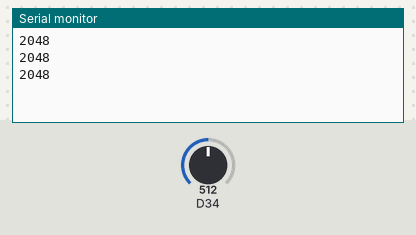
Bench run of a sketch on a simulated Arduino Due. Parts: the last lines printed to the serial monitor. The inputs (shaded band) are chosen by the test bench; at power-on: D34 = 512 (analog values on the 0–1023 scale).

Above: at 4.2 s.
4.3 s: D34 set to 716
At 4.9 s:
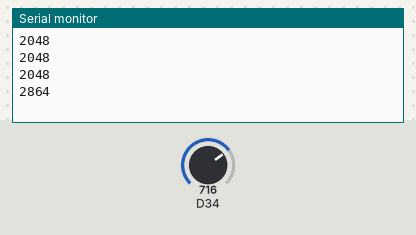
5.8 s: D34 set to 900
At 6.4 s:
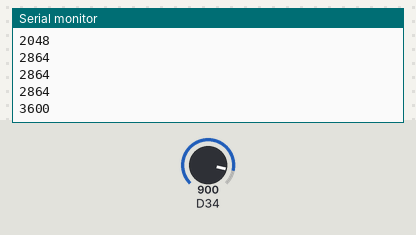
Timing chart, 0 to 8.8 s (numbered marks = the images above; inputs shaded):
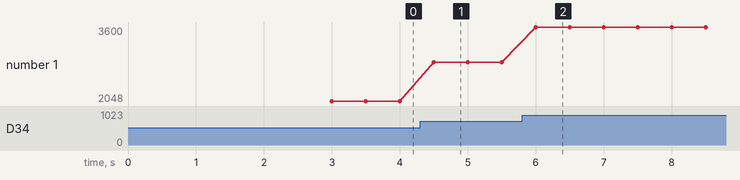

The sketch:

4_24_analogRead.ino
```cpp
/*
Autore: Paolo Aliverti
Listato 2.24 – lettura di un ingresso analogico (trimmer sul pin 34).
*/
void setup() {
  Serial.begin(115200);
  delay(3000);
  analogReadResolution(12);  //da 9 a 12
}

void loop() {
  int v = analogRead(34);
  Serial.println(v);
  delay(500);
}
```

Measured:
- after the input at 4.3 s, the serial monitor: prints a new line after 0.20 s (image 1)
- after the input at 5.8 s, the serial monitor: prints a new line after 0.20 s (image 2)
- plotted number 1: 2048 → 2864 after the input at 4.3 s, 2864 → 3600 after the input at 5.8 s
